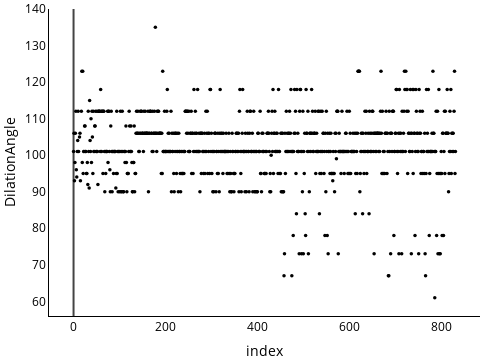

Notebook code for this chart:
### Code cell
column = 'DilationAngle'
fig: go.Figure = go.Figure()
fig.add_trace(go.Scatter(
    y=data[column],
    mode='markers',
    marker=dict(size=3.5,color='black')))
fig.update_xaxes(
    title_text='index',
    showticklabels=True,
    zerolinecolor='#444',
    linecolor="#000000",
    showline=True)
fig.update_yaxes(
    title_text=column,
    showticklabels=True,
    zerolinecolor='#444',
    linecolor="#000000",
    showline=True)
fig.update_layout(
    plot_bgcolor="rgba(255,255,255,0)",
    font_color="rgba(0,0,0,1)",
    paper_bgcolor="rgba(255,255,255,0)",
    showlegend=False,
    width=480,
    height=360,
    margin=dict(l=0,r=0,b=0,t=0,pad=0))
fig.show()

### Figure 1 — Plotly figure (JSON) as saved in the notebook; plotly's stock layout.template omitted (floating-point values rounded to 4 significant figures; data arrays with more than 128 entries replaced by an {"elided": "..."} marker saying what was removed)
{"data": [{"marker": {"color": "black", "size": 3.5}, "mode": "markers", "type": "scatter", "y": {"elided": "832 int values"}}], "layout": {"font": {"color": "rgba(0,0,0,1)"}, "height": 360, "margin": {"b": 0, "l": 0, "pad": 0, "r": 0, "t": 0}, "paper_bgcolor": "rgba(255,255,255,0)", "plot_bgcolor": "rgba(255,255,255,0)", "showlegend": false, "width": 480, "xaxis": {"linecolor": "#000000", "showline": true, "showticklabels": true, "title": {"text": "index"}, "zerolinecolor": "#444"}, "yaxis": {"linecolor": "#000000", "showline": true, "showticklabels": true, "title": {"text": "DilationAngle"}, "zerolinecolor": "#444"}}}
